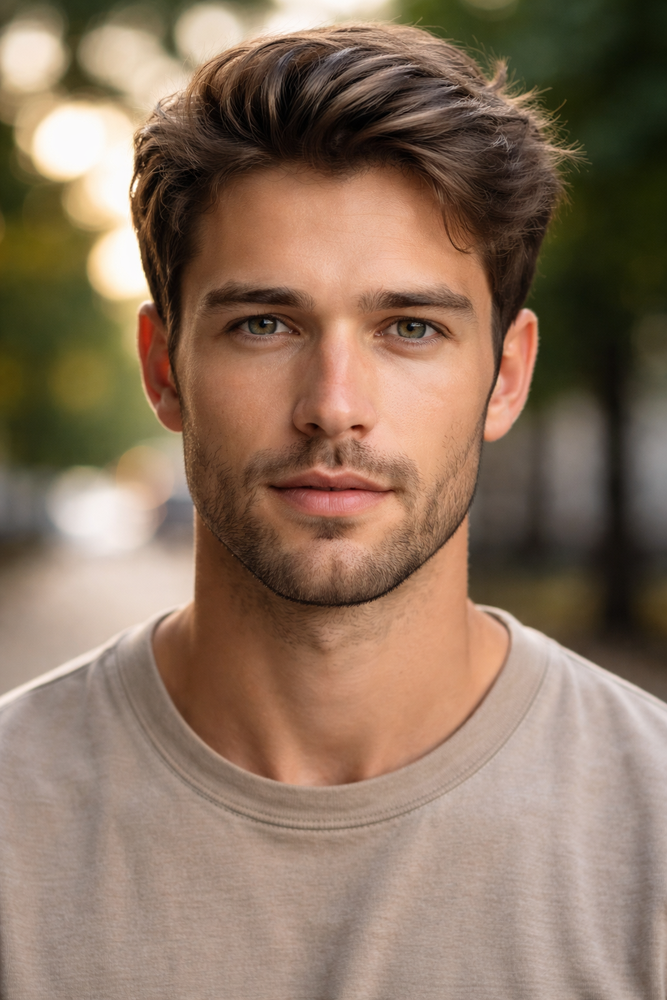
#> input picture new_img.png, 667 x 1000 px, shrunk from 1024 x 1536 before the run
$ python -i avatar_pipeline.py   (imports and definitions only)
#> lines starting #> are read from the running program, lines starting #| are printed output that depends on the picture
import argparse
import os
import subprocess
from pathlib import Path

import cv2
import numpy as np


# [7 lines left out: function run_cmd, not called in this run]


def ensure_dir(path):
    Path(path).mkdir(parents=True, exist_ok=True)


def adjust_tone(img, alpha=1.0, beta=0.0, bgr_shift=(0, 0, 0)):
    out = cv2.convertScaleAbs(img, alpha=alpha, beta=beta)
    b, g, r = cv2.split(out)
    b = cv2.add(b, bgr_shift[0])
    g = cv2.add(g, bgr_shift[1])
    r = cv2.add(r, bgr_shift[2])
    return cv2.merge([b, g, r])


def cartoonify(img):
    color = cv2.bilateralFilter(img, d=9, sigmaColor=80, sigmaSpace=80)
    gray = cv2.cvtColor(img, cv2.COLOR_BGR2GRAY)
    edges = cv2.adaptiveThreshold(
        gray, 255, cv2.ADAPTIVE_THRESH_MEAN_C, cv2.THRESH_BINARY, blockSize=9, C=4
    )
    edges = cv2.cvtColor(edges, cv2.COLOR_GRAY2BGR)
    return cv2.bitwise_and(color, edges)


def pencil(img):
    gray = cv2.cvtColor(img, cv2.COLOR_BGR2GRAY)
    inv = 255 - gray
    blur = cv2.GaussianBlur(inv, (21, 21), 0)
    inv_blur = 255 - blur
    sketch = cv2.divide(gray, inv_blur, scale=256.0)
    return cv2.cvtColor(sketch, cv2.COLOR_GRAY2BGR)


def sharpen(img):
    kernel = np.array([[0, -1, 0], [-1, 5, -1], [0, -1, 0]], dtype=np.float32)
    return cv2.filter2D(img, -1, kernel)


def generate_base_avatars(face_image, out_dir):
#> called with face_image = 'new_img.png', out_dir = 'out.png'
    img = cv2.imread(str(face_image))
#> img is the input picture: shape (1000, 667, 3); mean B, G, R 95.7, 115.1, 138.8
    if img is None:
        raise ValueError(f"Could not read face image: {face_image}")

    avatars = {
        "avatar_01_original.jpg": img,
        "avatar_02_warm.jpg": adjust_tone(img, alpha=1.05, beta=8, bgr_shift=(0, 8, 18)),
        "avatar_03_cool.jpg": adjust_tone(img, alpha=1.0, beta=2, bgr_shift=(18, 4, 0)),
        "avatar_04_cinematic.jpg": adjust_tone(sharpen(img), alpha=1.15, beta=-6, bgr_shift=(4, 4, 10)),
        "avatar_05_cartoon.jpg": cartoonify(img),
        "avatar_06_sketch.jpg": pencil(img),
    }
#> in adjust_tone, `b, g, r = cv2.split(out)`:
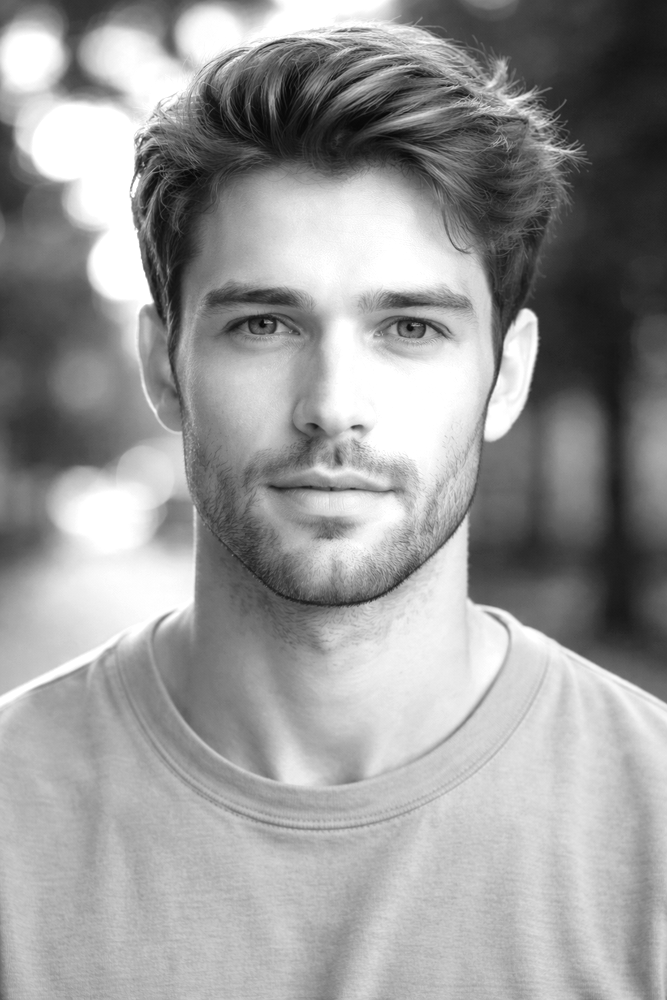
#> r: shape (1000, 667); min 8, max 255, mean 153.3
#> in adjust_tone, `return cv2.merge([b, g, r])`:
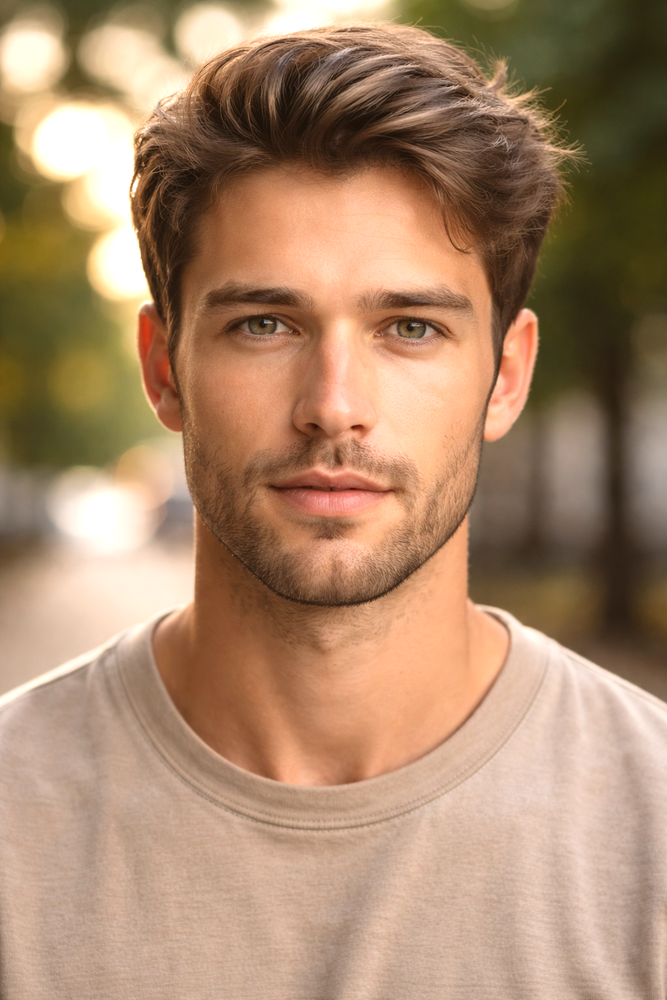
#> returned value: shape (1000, 667, 3); mean of channels 0, 1, 2 108.3, 136.5, 169.9; drawn as B, G, R
#> in sharpen, `kernel = np.array([[0, -1, 0], [-1, 5, -1], [0, -1, 0]], dtype=np.floa..`: kernel = [[0, -1, 0], [-1, 5, -1], [0, -1, 0]]
#> call 3 of adjust_tone, with alpha = 1.15, beta = -6, bgr_shift = (4, 4, 10)
#> in adjust_tone (call 3), `out = cv2.convertScaleAbs(img, alpha=alpha, beta=beta)`:
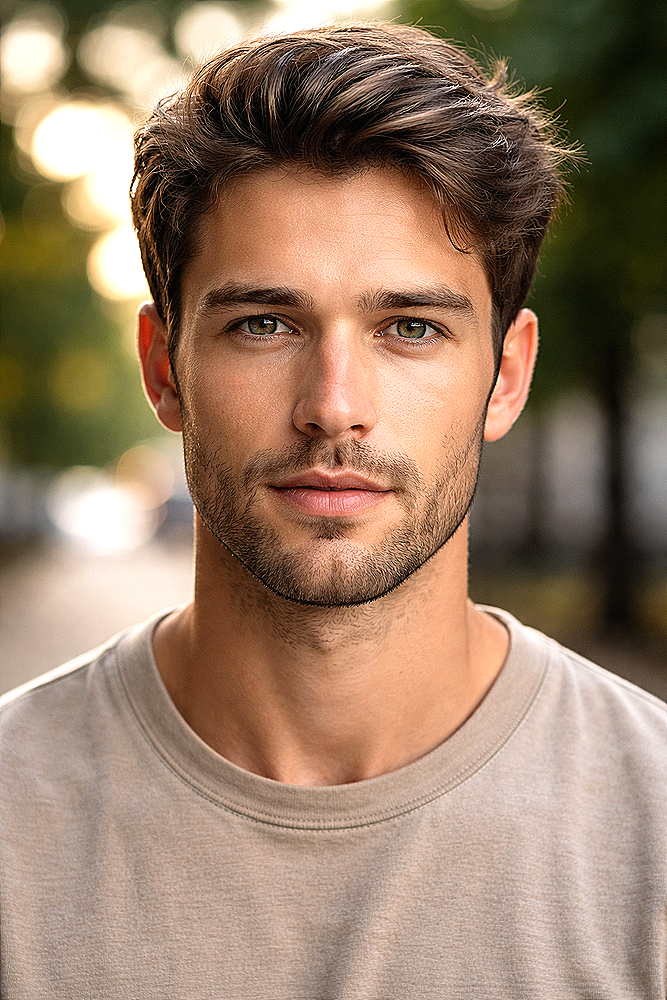
#> out: shape (1000, 667, 3); mean of channels 0, 1, 2 104.3, 126.3, 152.5; drawn as B, G, R
#> in cartoonify, `edges = cv2.adaptiveThreshold( gray, 255, cv2.ADAPTIVE_THRESH_MEAN_C, ..`:
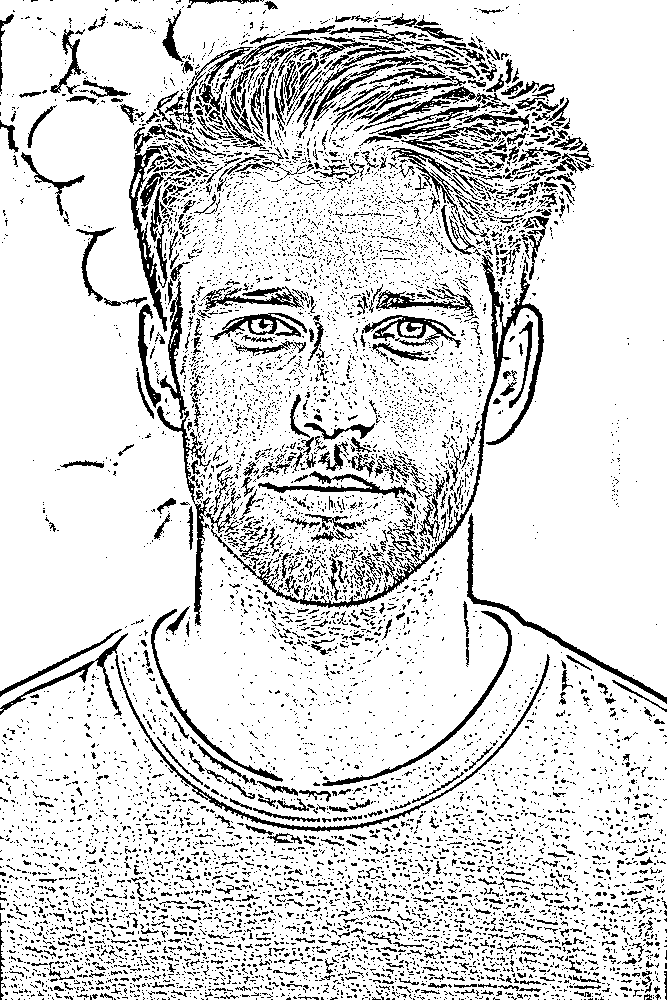
#> edges: shape (1000, 667); 85% white; black in thin lines or dots
#> in cartoonify, `edges = cv2.cvtColor(edges, cv2.COLOR_GRAY2BGR)`: edges: shape (1000, 667, 3); 85% white; black in thin lines or dots
#> in pencil, `inv = 255 - gray`:
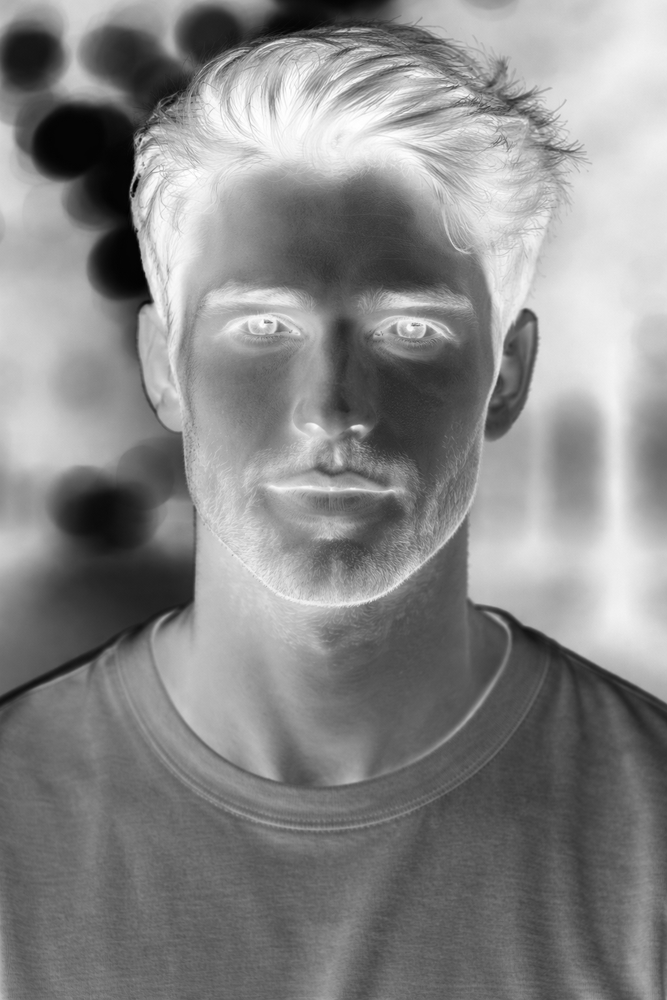
#> inv: shape (1000, 667); min 1, max 255, mean 135
#> in pencil, `inv_blur = 255 - blur`:
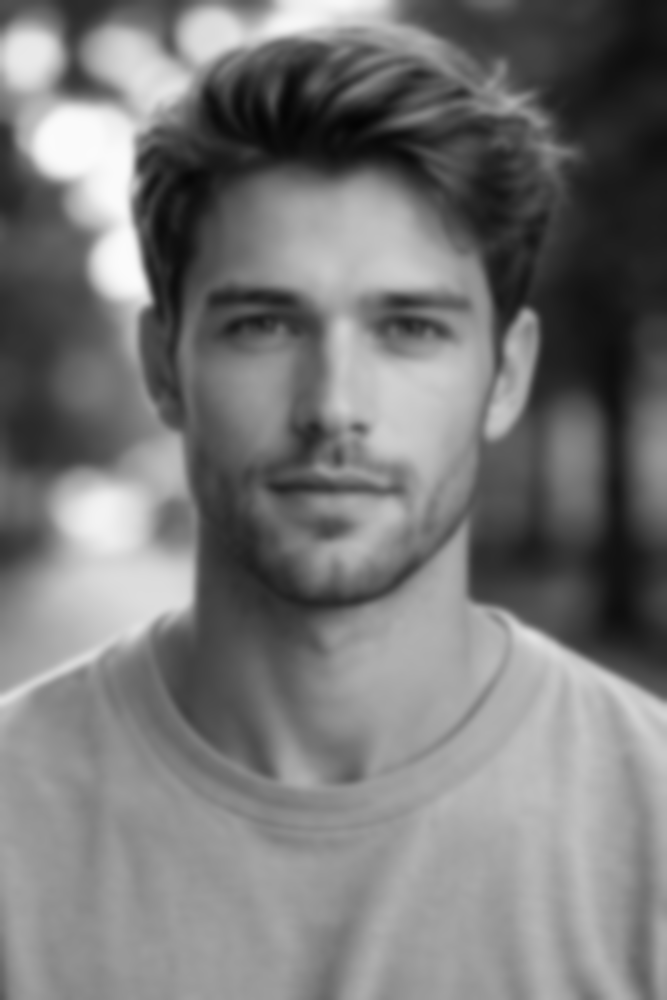
#> inv_blur: shape (1000, 667); min 3, max 251, mean 120
#> in pencil, `sketch = cv2.divide(gray, inv_blur, scale=256.0)`:
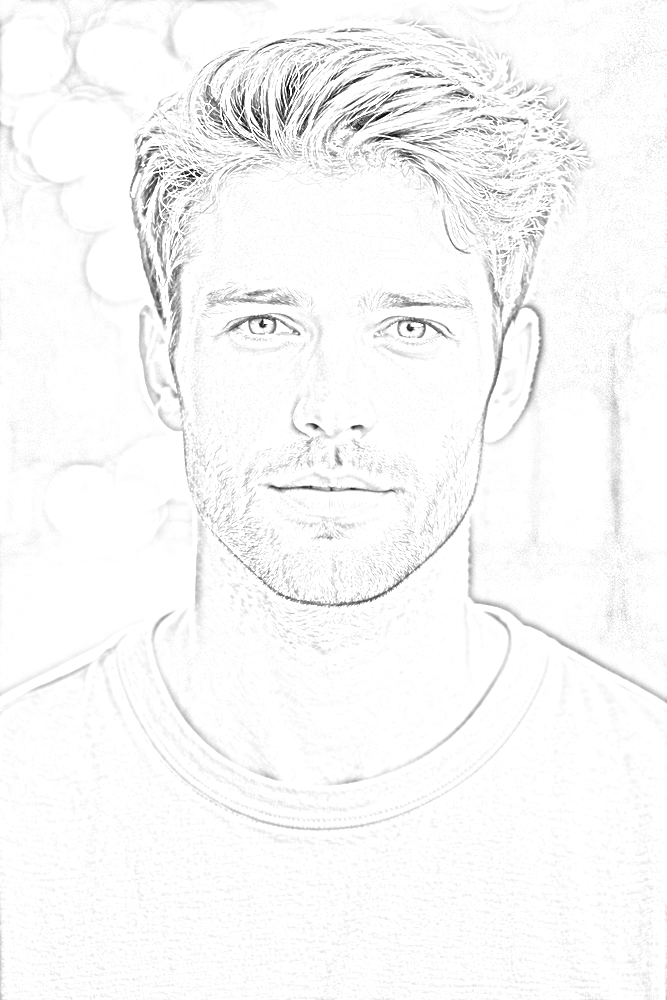
#> sketch: shape (1000, 667); min 0, max 255, mean 248.1

    saved = []
    for name, avatar in avatars.items():
        path = Path(out_dir) / name
        cv2.imwrite(str(path), avatar)
        saved.append(path)
#> this loop made 6 passes
#> name on passes 1 to 6: 'avatar_01_original.jpg', 'avatar_02_warm.jpg', 'avatar_03_cool.jpg', 'avatar_04_cinematic.jpg', 'avatar_05_cartoon.jpg', 'avatar_06_sketch.jpg'
#> after the loop, saved = 6 items
    return saved


# [109 lines left out: functions make_emotion_audio, run_wav2lip_inference, parse_args, main, not called in this run]


# [2 lines not run here, left out]

>>> result = generate_base_avatars('new_img.png', 'out.png')
#> result = 6 items
